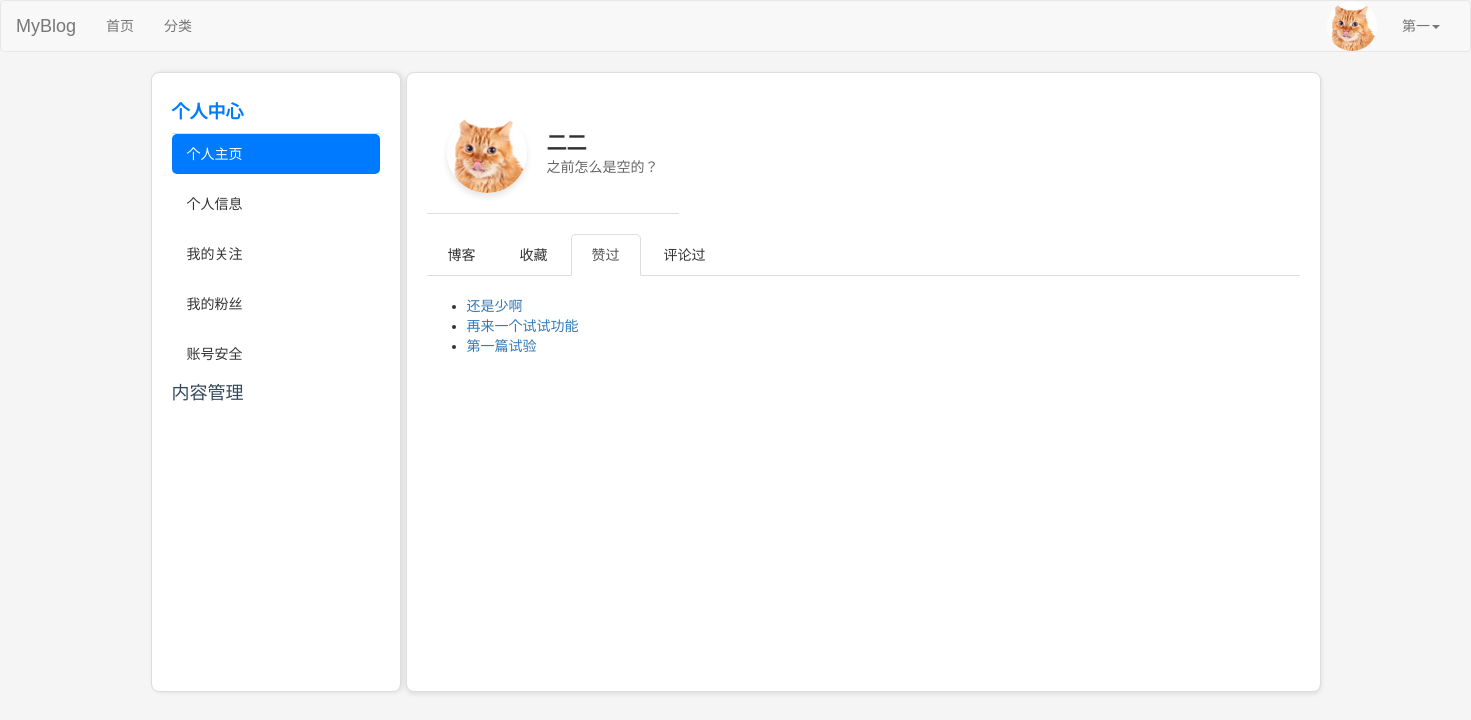
The page /liked/ (signed in) on the database its author committed.
### users/models.py (models this page shows, shortened)
class UserProfile(models.Model):
    USER_GENDER_TYPE = (
        ('male','男'),
        ('female','女'),
    )
    owner = models.OneToOneField(User, on_delete=models.CASCADE, verbose_name='用户')
    nickname=models.CharField(verbose_name='昵称',max_length=23,blank=True,null=True)
    birthday=models.DateTimeField(verbose_name='生日',blank=True,null=True)
    gender=models.CharField(verbose_name='性别', choices=USER_GENDER_TYPE,max_length=6,default='male')
    image=models.ImageField(verbose_name='用户头像',upload_to=user_avatar_upload_to,default='image/default.jpg',max_length=255)
    desc=models.TextField(verbose_name='个人简介',max_length=200,blank=True,default='')
    signature=models.CharField(verbose_name='个性签名',max_length=50,blank=True,default='')

### blog/models.py (models this page shows, shortened)
class Post(models.Model):
    DRAFT = 'draft'
    PUBLISHED = 'published'
    STATUS_CHOICES = [
        (DRAFT, '草稿'),
        (PUBLISHED, '已发布'),
    ]
    title = models.CharField(max_length=61, verbose_name="文章标题")
    desc = models.TextField(max_length=200, blank=True, default="", verbose_name="文章描述")
    category = models.ForeignKey(Category, on_delete=models.CASCADE, verbose_name="分类")
    content = models.TextField(verbose_name="文章详情")
    tags = models.ManyToManyField(Tag, related_name='posts', verbose_name="文章标签")  # 修改为 ManyToManyField
    owner = models.ForeignKey(User, on_delete=models.CASCADE, verbose_name="作者")
    is_hot = models.BooleanField(default=False, verbose_name='是否热门')
    pv = models.IntegerField(default=0, verbose_name='浏览量')
    add_date = models.DateTimeField(auto_now_add=True, verbose_name="添加时间")
    pub_date = models.DateTimeField(auto_now=True, verbose_name="修改时间")
    status = models.CharField(max_length=10, choices=STATUS_CHOICES, default=DRAFT, verbose_name="状态")
    liked_users = models.ManyToManyField(
        User,
        related_name="liked_posts",
        blank=True,
        verbose_name="点赞用户",
    )
    favorited_users = models.ManyToManyField(
        User,
        related_name="favorited_posts",
        blank=True,
        verbose_name="收藏用户",
    )
    class Meta:
        verbose_name = "文章"
        verbose_name_plural = verbose_name

### blog/views/user.py (the view)
# urls.py: path('liked/', user.liked_posts, name='liked_posts'),
@login_required
def liked_posts(request):
    user = request.user
    posts = Post.objects.filter(liked_users=user)
    return render(
        request,
        'users/liked_posts.html',
        {
            'posts': posts,
            'active_menu': 'user-info',  # 设置当前活动的菜单
            'active_link': 'my_posts',  # 设置当前活动的链接
        }
    )

### blog/templates/users/liked_posts.html
{% extends 'layout/user.html' %}
        {% block nav %}
            <ul class="nav nav-tabs">
                <li role="presentation" ><a href="{% url 'blog:my_posts' %}">博客</a></li>
                <li role="presentation" ><a href="{% url 'blog:favorited_posts' %}">收藏</a></li>
                <li role="presentation" class="active"><a href="{% url 'blog:liked_posts' %}">赞过</a></li>
                <li role="presentation"><a href="{% url 'blog:commented_posts' %}">评论过</a></li>
            </ul>
            {% endblock %}
{% block blogs %}
    <div class="container">
        {% if posts %}
            <ul>
                {% for post in posts %}
                    <li>
                        <a href="{% url 'blog:post_detail' post.id %}">{{ post.title }}</a>
                    </li>
                {% endfor %}
            </ul>
        {% else %}
            <p>你还没有点赞任何博客。</p>
        {% endif %}
    </div>
{% endblock %}

### blog/templates/layout/user.html (shortened to what this page needs)
{% extends 'layout/basic.html' %}
{% load static %}
{% block css %}
    <link rel="stylesheet" href="{% static 'css/user.css' %}">
{% endblock %}
{% block content %}
    <div class="container">
        <div class="sidebar">
            <h3 id="user-info-header" onclick="toggleSubmenu('user-info')"
                class="{% if active_menu == 'user-info' %}active{% endif %}">个人中心</h3>
            <ul id="user-info" class="submenu{% if active_menu == 'user-info' %} active{% endif %}">
                <li><a href="{% url 'blog:my_posts' %}"
                       class="{% if active_link == 'my_posts' %}active-link{% endif %}">个人主页</a></li>
                <li><a href="{% url 'users:user_profile' %}"
                       class="{% if active_link == 'user_profile' %}active-link{% endif %}">个人信息</a></li>
                <li><a href="{% url 'users:my_following' %}"
                       class="{% if active_link == 'my_following' %}active-link{% endif %}">我的关注</a></li>
                <li><a href="{% url 'users:my_followers' %}"
                       class="{% if active_link == 'my_followers' %}active-link{% endif %}">我的粉丝</a></li>
                <li><a href="{% url 'users:account_safety' %}"
                       class="{% if active_link == 'account_safety' %}active-link{% endif %}">账号安全</a></li>
            </ul>
            <h3 id="content-manage-header" onclick="toggleSubmenu('content-manage')"
                class="{% if active_menu == 'content-manage' %}active{% endif %}">内容管理</h3>
        </div>
        <div class="content-wrapper">
            {% block user_content %}
                <div class="container">
                    <div class="profile-header">
                        <img src="{{ request.user.userprofile.image.url }}" alt="Avatar" class="avatar">
                        <div>
                            <div class="nickname">
                                {% if request.user.userprofile.nickname %}
                                    <span>{{ request.user.userprofile.nickname }}</span>
                                {% else %}
                                    <span>{{ request.user.username }}</span>
                                {% endif %}
                            </div>
                            <div class="description">
                                {% if  request.user.userprofile.desc %}
                                    <span>{{ request.user.userprofile.desc }}</span>
                                {% else %}
                                    <span>这个人很神秘</span>
                                {% endif %}
                            </div>
                        </div>
                    </div>
                </div>
            {% endblock %}
            {% block nav %}
            {% endblock %}
            {% block blogs %}
            {% endblock %}
        </div>
    </div>
{% endblock %}

### users/templates/layout/basic.html (shortened to what this page needs)
{% load static %}
<!DOCTYPE html>
<html lang="en">
<head>
    <link rel="stylesheet" href="{% static 'plugin/bootstrap/css/bootstrap.css' %}">
    <link rel="stylesheet" href="{% static 'plugin/font-awesome/css/font-awesome.min.css' %}">
    {% block css %}{% endblock %}
</head>
<body>
<nav class="navbar navbar-default">
    <div class="container-fluid">
        <div class="navbar-header">
            <a class="navbar-brand" href="#">MyBlog</a>
        </div>
        <div class="collapse navbar-collapse" id="bs-example-navbar-collapse-1">
            <ul class="nav navbar-nav">
                <li><a href="{% url 'blog:index' %}">首页<span class="sr-only">(current)</span></a></li>
                <li><a href="{% url 'blog:category_list' %}">分类</a></li>
            </ul>
            <ul class="nav navbar-nav navbar-right">
    {% if request.user.is_authenticated %}
        <li class="user-avatar">
            <img src="{{ request.user.userprofile.image.url }}" alt="User Avatar" class="avatar-img">
        </li>
        <li class="dropdown">
            <a href="#" class="dropdown-toggle" data-toggle="dropdown" role="button" aria-haspopup="true"
               aria-expanded="false">
               {{ request.user.username }}<span class="caret"></span>
            </a>
        </li>
    {% else %}
        <li><a href="{% url 'users:login' %}">登录</a></li>
        <li><a href="{% url 'users:register' %}" target="_blank">注册</a></li>
    {% endif %}
</ul>
        </div>
    </div>
</nav>
{% block content %}{% endblock %}
</body>
</html>

### static/css/user.css (style rules this page uses)
body { font-family: Arial, sans-serif; margin: 0; padding: 0; background-color: #f9f9f9; }
.container { display: flex; }
.sidebar { width: 220px; background-color: #ffffff; padding: 15px 10px; height: auto; border: 1px solid #ddd; border-radius: 8px; box-shadow: 0 2px 4px rgba(0, 0, 0, 0.1); margin: 20px; }
.sidebar h3 { margin-bottom: 10px; font-size: 16px; color: #34495e; cursor: pointer; }
.sidebar ul { list-style: none; padding: 0; margin: 0; }
.sidebar ul li { margin-bottom: 10px; }
.sidebar ul li a { text-decoration: none; color: #34495e; font-size: 14px; padding: 10px; display: block; border-radius: 4px; }
.submenu { display: none; margin-left: 10px; }
.submenu.active { display: block; }

### blog/templates/layout/user.html (style rules this page uses)
body { font-family: 'Arial', sans-serif; background-color: #f5f5f5; margin: 0; padding: 0; }
.container { display: flex; flex-direction: row; padding: 0; }
.sidebar { width: 250px; background-color: #ffffff; padding: 20px; box-shadow: 2px 0 5px rgba(0, 0, 0, 0.1); height: 620px; overflow-y: auto; border-right: 1px solid #ddd; flex-shrink: 0; margin: 0; }
.sidebar h3 { margin: 10px 0; font-size: 18px; cursor: pointer; }
.sidebar h3.active { color: #007bff; font-weight: bold; }
.sidebar ul { margin: 10px 0; padding: 0; list-style: none; border-top: 1px solid #ddd; }
.sidebar ul.submenu li a { display: block; padding: 10px 15px; color: #333; text-decoration: none; border-radius: 5px; transition: all 0.3s ease; }
.sidebar ul.submenu li a:hover, .sidebar ul.submenu li a.active-link { background-color: #007bff; color: #fff; }
.content-wrapper { flex-grow: 1; margin-left: 5px; padding: 20px; background-color: #ffffff; border: 1px solid #ddd; border-radius: 8px; box-shadow: 0 2px 5px rgba(0, 0, 0, 0.1); animation: fadeIn 0.3s ease-in-out; width: 500px; }
.profile-header { display: flex; align-items: center; gap: 20px; padding: 20px; border-bottom: 1px solid #ddd; }
.avatar { width: 80px; height: 80px; border-radius: 50%; box-shadow: 0 4px 6px rgba(0, 0, 0, 0.1); }
.nickname { font-size: 20px; font-weight: bold; color: #333; }
.description { font-size: 14px; color: #666; }
.nav-tabs { display: flex; margin: 20px 0; border-bottom: 1px solid #ddd; }
.nav-tabs li { list-style: none; }
.nav-tabs li a { display: block; padding: 10px 20px; color: #333; text-decoration: none; border-radius: 5px 5px 0 0; transition: background-color 0.3s ease; }

### users/templates/layout/basic.html (style rules this page uses)
.user-avatar { display: inline-block; vertical-align: middle; margin-right: 10px; }
.avatar-img { width: 50px; height: 50px; border-radius: 50%; object-fit: cover; }

### rows shown on the page
Post: title "还是少啊"
Post: title "再来一个试试功能"
Post: title "第一篇试验"

### other values the page prints
{{ request.user.username }} "第一"
{{ request.user.userprofile.nickname }} "二二"
{{ request.user.userprofile.desc }} "之前怎么是空的？"
